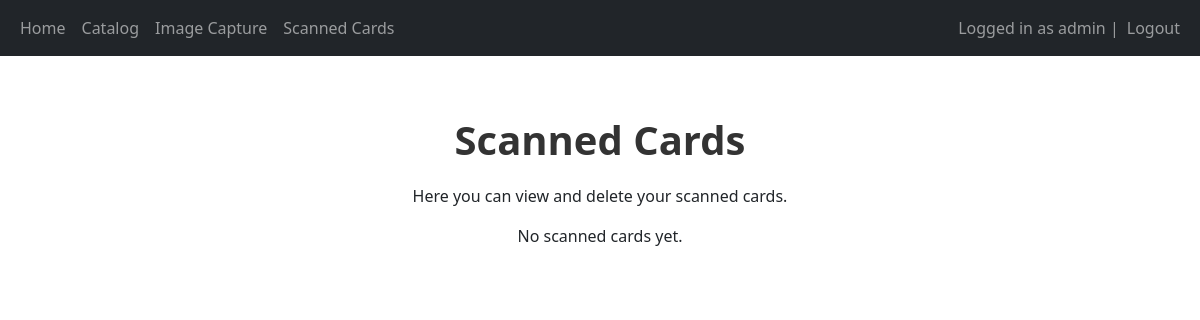
The page /scanned_cards/ (signed in) on the database as committed earlier.
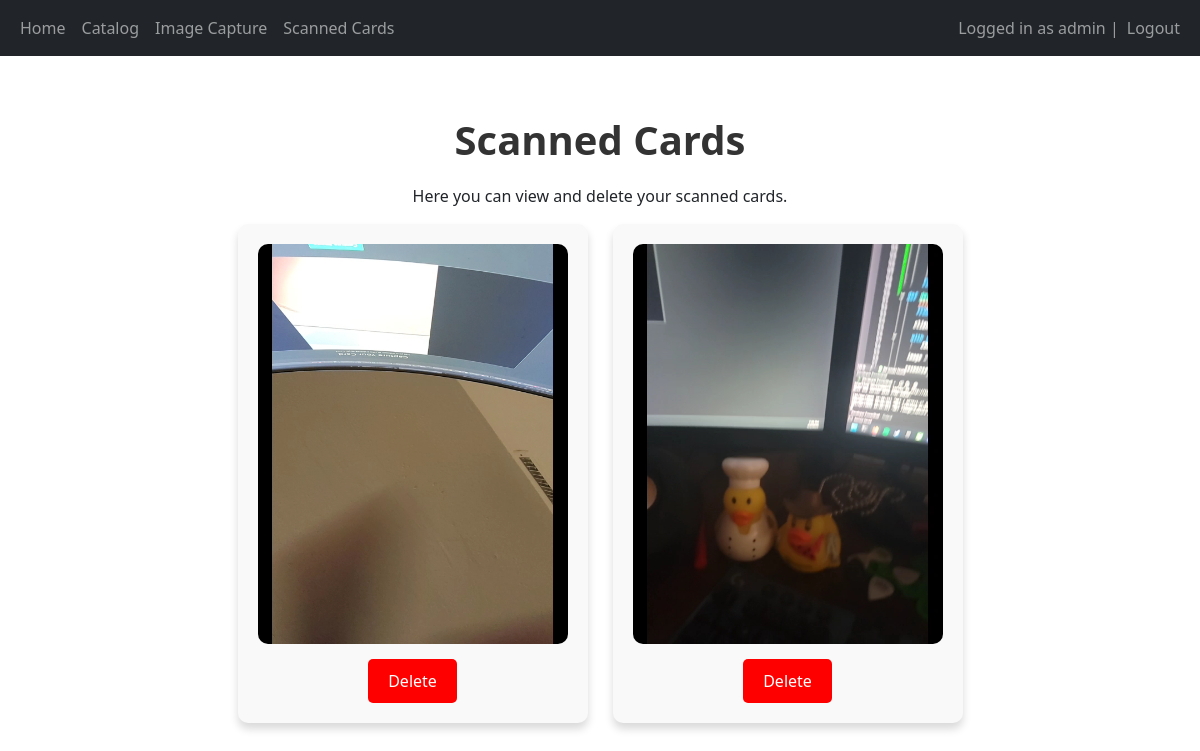
The same page on the database as committed later.
### Main/models.py (models this page shows)
class UploadedImage(models.Model):
    image = models.ImageField(upload_to="uploads/")
    created_at = models.DateTimeField(auto_now_add=True)

### Main/views.py (the view)
# urls.py: path('scanned_cards/', views.scanned_cards, name='scanned_cards'),
@login_required(login_url='/login')
def scanned_cards(request):
    images = UploadedImage.objects.all()  # Fetch all uploaded images from the database
    return render(request, 'Main/scanned_cards.html', {'images': images})

### Main/templates/Main/scanned_cards.html (shortened to what this page needs)
{% extends 'Main/base.html' %}
{% block content %}
<div class="scanned-cards-container">
    <h1 class="scanned-cards-title">Scanned Cards</h1>
    <p>Here you can view and delete your scanned cards.</p>
    <div class="scanned-cards-grid">
        {% for image in images %}
            <div class="scanned-card">
                <img src="{{ image.image.url }}" alt="Scanned Card">
                <form action="{% url 'delete_image' image.id %}" method="POST">
                    <button type="submit" class="delete-btn">Delete</button>
                </form>
            </div>
        {% empty %}
            <p>No scanned cards yet.</p>
        {% endfor %}
    </div>
</div>
{% endblock %}

### Main/templates/Main/base.html (shortened to what this page needs)
<!DOCTYPE html>
<html lang="en">
  <head>
    <link
      href="https://cdn.jsdelivr.net/npm/bootstrap@5.1.3/dist/css/bootstrap.min.css"
      rel="stylesheet"
    />
  </head>
  <body>
    <nav class="navbar navbar-expand-lg navbar-dark bg-dark">
      <div class="container-fluid">
        <div>
            <ul class="navbar-nav">
                <li class="nav-item">
                    <a class="nav-link" href="/">Home</a>
                </li>
                <li class="nav-item">
                    <a class="nav-link" href="/catalog">Catalog</a>
                </li>
                <li class="nav-item">
                    <a class="nav-link" href="/image_capture">Image Capture</a>
                </li>
                <li class="nav-item">
                  <a class="nav-link" href="/scanned_cards">Scanned Cards</a>
                </li>
            </ul>
        </div>
        <div>
          <ul class="navbar-nav">
            {% if user.is_authenticated %}
            <span class="navbar-text">Logged in as {{user.username}} | </span>
            <li class="nav-item">
              <a class="nav-link" href="/logout">Logout</a>
            </li>
            {% else %}
            <li class="nav-item">
              <a class="nav-link" href="/login">Login</a>
            </li>
            {% endif %}
          </ul>
        </div>
      </div>
    </nav>
    <div class="container">{% block content %} {% endblock %}</div>
  </body>
</html>

### Main/templates/Main/scanned_cards.html (style rules this page uses)
.scanned-cards-container { max-width: 900px; margin: 40px auto; padding: 20px; text-align: center; }
.scanned-cards-title { font-size: 2.5rem; font-weight: bold; color: #333; margin-bottom: 20px; }
.scanned-cards-grid { display: flex; flex-wrap: wrap; justify-content: center; gap: 25px; }
.scanned-card { width: 350px; border-radius: 10px; overflow: hidden; box-shadow: 0 6px 8px rgba(0, 0, 0, 0.15); background: #f9f9f9; padding: 20px; text-align: center; }
.scanned-card img { width: 100%; height: 400px; object-fit: cover; border-radius: 10px; }
.delete-btn { background-color: red; color: white; border: none; padding: 10px 20px; border-radius: 5px; cursor: pointer; margin-top: 15px; }

Rows that differ between the two databases and show on the page:
added UploadedImage: image (picture)
added UploadedImage: image (picture)
Other text that changed with them:
text no longer shown: "No scanned cards yet."
